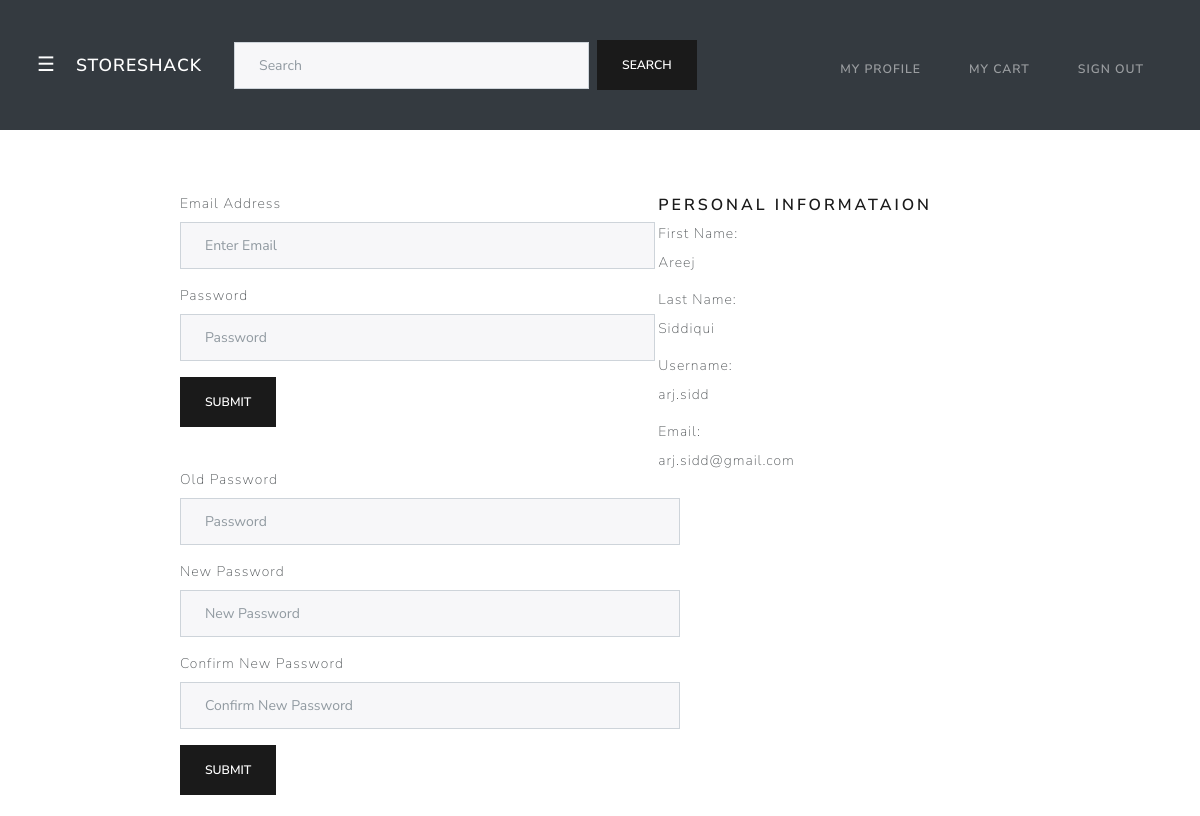
The page /personal_information (signed in) on the database its author committed.
### tables this page shows
CREATE TABLE "users" (
	"user_id"	INTEGER NOT NULL,
	"first_name"	TEXT NOT NULL,
	"last_name"	TEXT NOT NULL,
	"username"	TEXT NOT NULL,
	"email"	TEXT NOT NULL,
	"password"	TEXT NOT NULL,
	PRIMARY KEY("user_id" AUTOINCREMENT)
);

### application.py (the view, shortened to what this page needs)
@app.route("/personal_information", methods=["GET", "POST"])
@login_required
def personal_informataion():
    rows = db.execute("SELECT * FROM users WHERE user_id = :user_id", user_id = session["user_id"])
    if request.method == "POST" and "email" in request.form:
        if not request.form.get("email"):
            return apology("must provide your email", 403)
        email = request.form.get("email")
        password = request.form.get("password")
        if not check_password_hash(rows[0]["password"], password):
            return apology("invalid password", 403)
        db.execute("UPDATE users SET email = :email WHERE user_id = :user_id",
                  email = email, user_id = session["user_id"])
        return redirect("/my_profile")
    else:
        return render_template("personal_information.html", rows = rows)

### application.py (called while the page is built)
@app.after_request
def after_request(response):
    response.headers["Cache-Control"] = "no-cache, no-store, must-revalidate"
    response.headers["Expires"] = 0
    response.headers["Pragma"] = "no-cache"
    return response

### helpers.py (called while the page is built)
def login_required(f):
    @wraps(f)
    def decorated_function(*args, **kwargs):
        if session.get("user_id") is None:
            return redirect("/login")
        return f(*args, **kwargs)
    return decorated_function

### templates/personal_information.html (shortened to what this page needs)
{% extends "layout.html" %}
{% block main %}
<br>
<br>
<div id="pi">
  <br>
<h5>Personal Informataion</h5>
{% for row in rows %}
<label>First Name:</label>
<p>{{row.first_name}}</p>
<label>Last Name:</label>
<p>{{row.last_name}}</p>
<label>Username:</label>
<p>{{row.username}}</p>
<label>Email:</label>
<p>{{row.email}}</p>
{% endfor %}
</div>
<br>
<form method="POST" id="personal_form">
  <fieldset>
    <div class="form-group">
      <label for="exampleInputEmail1">Email Address</label>
      <input type="email" class="form-control" id="exampleInputEmail1" name="email" aria-describedby="emailHelp" placeholder="Enter Email">
    </div>
    <div class="form-group">
      <label for="exampleInputPassword1">Password</label>
      <input type="password" class="form-control" id="exampleInputPassword1" name="password" placeholder="Password">
    </div>
    <button type="submit" name="email"class="btn btn-primary">Submit</button>
  </fieldset>
</form>
<br>
<br>
<form method="POST" id="personal_form">
  <fielset>
    <div class="form-group">
      <label for="exampleInputPassword1">Old Password</label>
      <input type="password" class="form-control" id="exampleInputPassword1" name="old_password" placeholder="Password">
    </div>
    <div class="form-group">
      <label for="exampleInputPassword1"> New Password</label>
      <input type="password" class="form-control" id="exampleInputPassword1" name="new_password" placeholder="New Password">
    </div>
    <div class="form-group">
      <label for="exampleInputPassword1">Confirm New Password</label>
      <input type="password" class="form-control" id="exampleInputPassword1" name="confirm_new_password" placeholder="Confirm New Password">
    </div>
    <button type="submit" name="password"class="btn btn-primary">Submit</button>
</form>
<br>
<br>
{% endblock %}

### static/styles.css (style rules this page uses)
.btn-primary { float:center; }
#personal_form { width: 500px; }
#pi { margin-right: 200px; border: 3px solid white; float: right; }

### rows shown on the page
users: first_name "Areej", last_name "Siddiqui", username "arj.sidd", email "arj.sidd@gmail.com"
